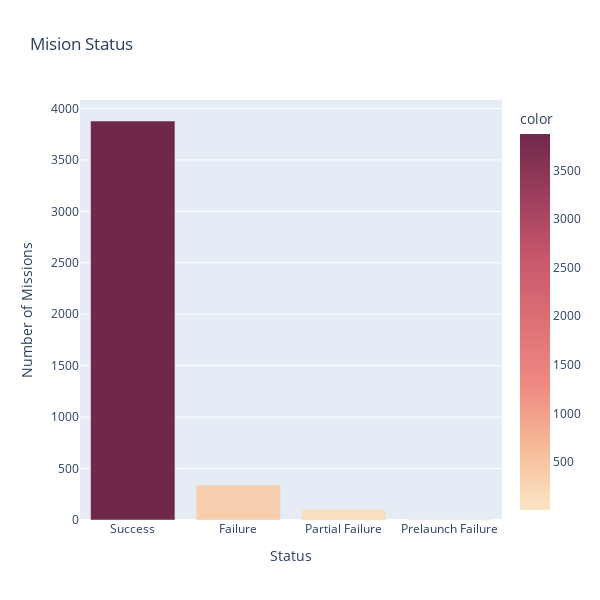

The code cell stored with this chart in its notebook:
### Markdown cell above
# Distribution of Mission Status

How many missions were successful?
How many missions failed?

### Code cell
all_missions = df_data['Mission_Status'].value_counts()

all_missions_bar = px.bar(width=600, height=600,
                  x=all_missions.index, 
                  y=all_missions.values,
                  color=all_missions.values,              
                  title='Mision Status',
                  color_continuous_scale='Burgyl')
all_missions_bar.update_layout(xaxis_title='Status',
                    yaxis_title='Number of Missions',
                    coloraxis_showscale=True)
all_missions_bar.show()

### Figure 1 — Plotly figure (JSON) as saved in the notebook; plotly's stock layout.template omitted (floating-point values rounded to 4 significant figures)
{"data": [{"alignmentgroup": "True", "hovertemplate": "x=%{x}<br>y=%{y}<br>color=%{marker.color}<extra></extra>", "legendgroup": "", "marker": {"color": [3878, 339, 102, 4], "coloraxis": "coloraxis", "pattern": {"shape": ""}}, "name": "", "offsetgroup": "", "orientation": "v", "showlegend": false, "textposition": "auto", "type": "bar", "x": ["Success", "Failure", "Partial Failure", "Prelaunch Failure"], "xaxis": "x", "y": [3878, 339, 102, 4], "yaxis": "y"}], "layout": {"barmode": "relative", "coloraxis": {"colorbar": {"title": {"text": "color"}}, "colorscale": [[0, "rgb(251, 230, 197)"], [0.1667, "rgb(245, 186, 152)"], [0.3333, "rgb(238, 138, 130)"], [0.5, "rgb(220, 113, 118)"], [0.6667, "rgb(200, 88, 108)"], [0.8333, "rgb(156, 63, 93)"], [1, "rgb(112, 40, 74)"]], "showscale": true}, "height": 600, "legend": {"tracegroupgap": 0}, "title": {"text": "Mision Status"}, "width": 600, "xaxis": {"anchor": "y", "domain": [0, 1], "title": {"text": "Status"}}, "yaxis": {"anchor": "x", "domain": [0, 1], "title": {"text": "Number of Missions"}}}}
